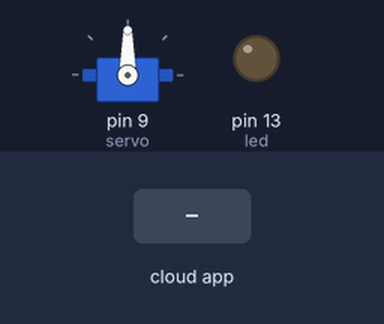
A sketch run on a simulated Arduino Uno, built with avr-gcc and run on an emulated ATmega328P. Shown: servo, output pins drawn as LEDs (lit = HIGH). Inputs (shaded band) come from the test bench. The ROS host is connected and sends only what is stated.

Above: at 1.2 s.
1.3 s: the phone or cloud app sets servo to 0
At 1.6 s:
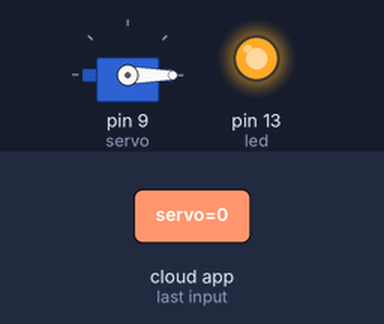
2.8 s: the phone or cloud app sets servo to 45
At 4.0 s:
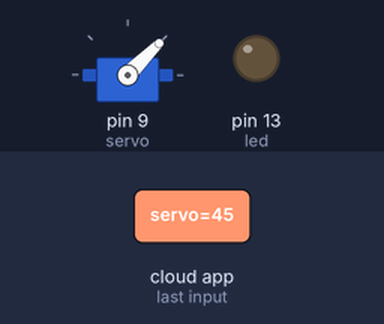
4.3 s: the phone or cloud app sets servo to 90
At 5.1 s:
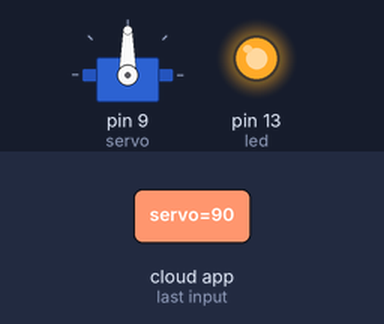
5.8 s: the phone or cloud app sets servo to 180
At 6.2 s:
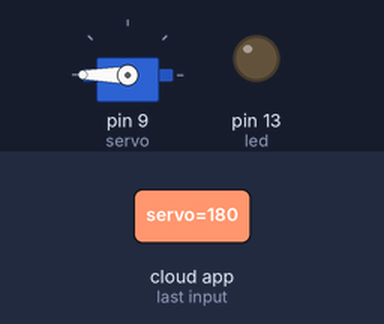
7.3 s: the phone or cloud app sets servo to 45
At 8.5 s:
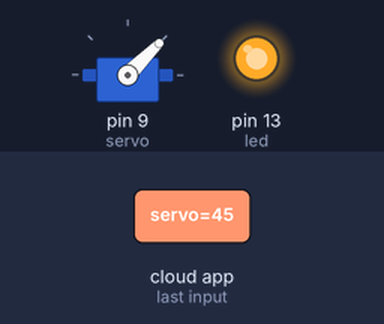
8.8 s: the phone or cloud app sets servo to 0
At 9.8 s:
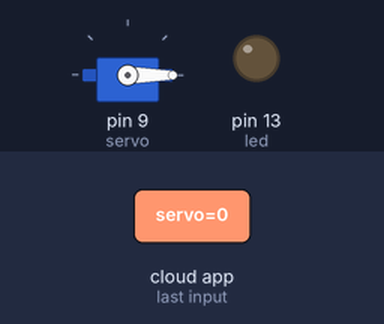
Timing chart, 0 to 11.3 s (numbered marks = the images above; inputs shaded):
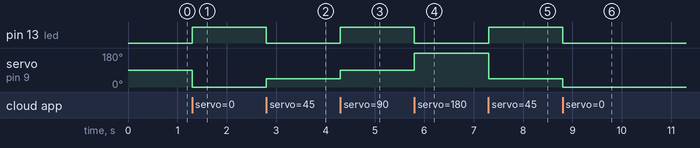

Measured:
- after the input at 1.3 s, pin 13 (led): LOW → HIGH at once; servo on pin 9 (servo): 90° → 0° at once
- after the input at 2.8 s, pin 13 (led): HIGH → LOW at once; servo on pin 9 (servo): 0° → 45° at once
- after the input at 4.3 s, pin 13 (led): LOW → HIGH at once; servo on pin 9 (servo): 45° → 90° at once
- after the input at 5.8 s, pin 13 (led): HIGH → LOW at once; servo on pin 9 (servo): 90° → 180° at once
- after the input at 7.3 s, pin 13 (led): LOW → HIGH at once; servo on pin 9 (servo): 180° → 45° at once
- after the input at 8.8 s, pin 13 (led): HIGH → LOW at once; servo on pin 9 (servo): 45° → 0° at once

The sketch:

servo_test.ino
```cpp
#if (ARDUINO >= 100)
 #include <Arduino.h>
#else
 #include <WProgram.h>
#endif
#include <Servo.h>
#include <ros.h>
#include <std_msgs/UInt16.h>

ros::NodeHandle  nh;

Servo servo;
//서보 변수 선언

void servo_cb( const std_msgs::UInt16& cmd_msg){
  servo.write(cmd_msg.data); //set servo angle, should be from 0-180
  digitalWrite(13, HIGH-digitalRead(13));  //toggle led
}


ros::Subscriber<std_msgs::UInt16> sub("servo", servo_cb);

void setup(){
  pinMode(13, OUTPUT);

  nh.initNode();
  nh.subscribe(sub);

  servo.attach(9); //attach it to pin 9
}

void loop(){
  nh.spinOnce();
  delay(1);
}
```
